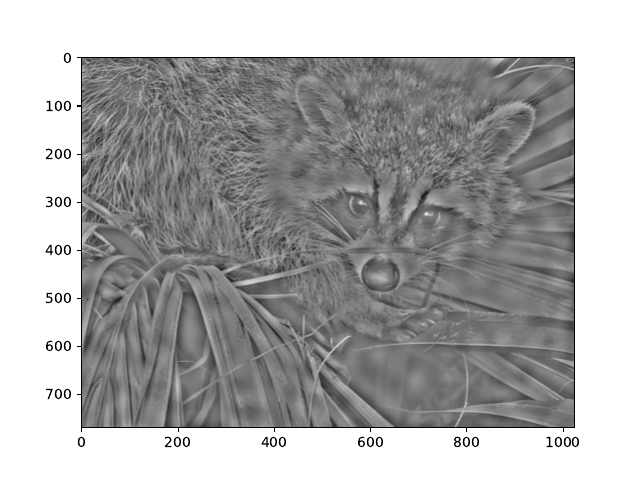

Source code (Python):
import numpy as np
import scipy
from matplotlib import pyplot as plt

X = scipy.datasets.face(gray=True)
plt.imshow(X, cmap=plt.cm.gray)
plt.show()

SNR = 115
y = np.fft.fft2(X)
freq_db = 20*np.log10(abs(y))
Y_cutoff = y.copy()
Y_cutoff[freq_db > SNR] = 0
X_cutoff = np.fft.ifft2(Y_cutoff)
X_cutoff = np.real(X_cutoff)    # avoid rounding erros in the complex domain,
                                # in practice use irfft2
plt.imshow(X_cutoff, cmap=plt.cm.gray)
plt.savefig('Exercitiul_2.pdf', format='pdf')
plt.show()